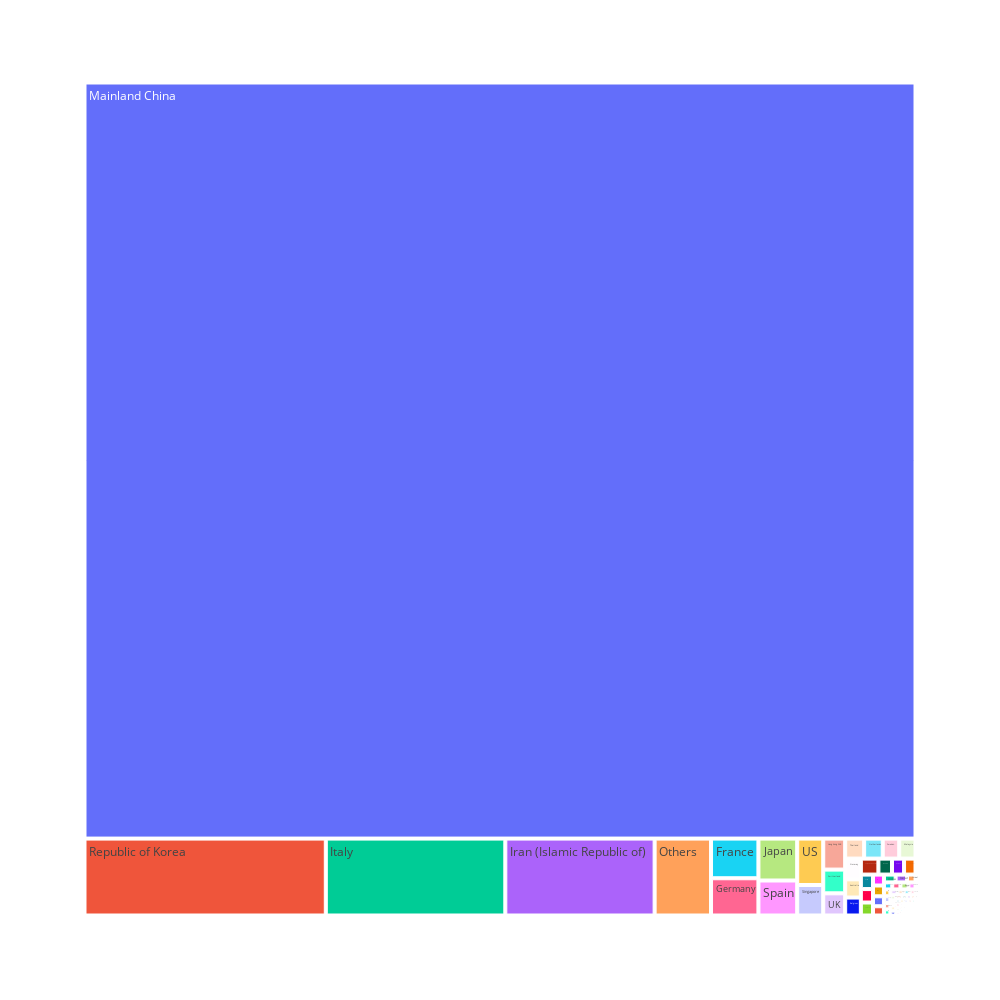

The notebook cell saved with this chart:
### Markdown cell above
**A treemap can be used to show the prevalence of the virus around the world.**

### Code cell
dat["all"] = "All"
fig = px.treemap(dat, path=['Country/Region'], values='Confirmed',
                  color_continuous_scale='RdBu',
                  color_continuous_midpoint=np.average(dat['Confirmed'], weights=dat['Confirmed']))
fig.update_layout(
    autosize=True,
    width=1000,
    height=1000)

fig.show()

### Figure 1 — Plotly figure (JSON) as saved in the notebook; plotly's stock layout.template omitted (floating-point values rounded to 4 significant figures)
{"data": [{"branchvalues": "total", "domain": {"x": [0, 1], "y": [0, 1]}, "hoverlabel": {"namelength": 0}, "hovertemplate": "labels=%{label}<br>Confirmed=%{value}<br>parent=%{parent}<br>id=%{id}", "ids": ["Afghanistan", "Albania", "Algeria", "Andorra", "Argentina", "Armenia", "Australia", "Austria", "Azerbaijan", "Bahrain", "Bangladesh", "Belarus", "Belgium", "Bhutan", "Bosnia and Herzegovina", "Brazil", "Brunei", "Bulgaria", "Burkina Faso", "Cambodia", "Cameroon", "Canada", "Channel Islands", "Chile", "Colombia", "Costa Rica", "Croatia", "Cyprus", "Czech Republic", "Denmark", "Dominican Republic", "Ecuador", "Egypt", "Estonia", "Faroe Islands", "Finland", "France", "French Guiana", "Georgia", "Germany", "Gibraltar", "Greece", "Holy See", "Hong Kong SAR", "Hungary", "Iceland", "India", "Indonesia", "Iran (Islamic Republic of)", "Iraq", "Ireland", "Israel", "Italy", "Japan", "Jordan", "Kuwait", "Latvia", "Lebanon", "Liechtenstein", "Lithuania", "Luxembourg", "Macao SAR", "Mainland China", "Malaysia", "Maldives", "Malta", "Martinique", "Mexico", "Monaco", "Mongolia", "Morocco", "Nepal", "Netherlands", "New Zealand", "Nigeria", "North Macedonia", "Norway", "Oman", "Others", "Pakistan", "Panama", "Paraguay", "Peru", "Philippines", "Poland", "Portugal", "Qatar", "Republic of Korea", "Republic of Moldova", "Romania", "Russian Federation", "Saint Barthelemy", "Saint Martin", "San Marino", "Saudi Arabia", "Senegal", "Serbia", "Singapore", "Slovakia", "Slovenia", "South Africa", "Spain", "Sri Lanka", "Sweden", "Switzerland", "Taipei and environs", "Thailand", "Togo", "Tunisia", "UK", "US", "Ukraine", "United Arab Emirates", "Viet Nam", "occupied Palestinian territory"], "labels": ["Afghanistan", "Albania", "Algeria", "Andorra", "Argentina", "Armenia", "Australia", "Austria", "Azerbaijan", "Bahrain", "Bangladesh", "Belarus", "Belgium", "Bhutan", "Bosnia and Herzegovina", "Brazil", "Brunei", "Bulgaria", "Burkina Faso", "Cambodia", "Cameroon", "Canada", "Channel Islands", "Chile", "Colombia", "Costa Rica", "Croatia", "Cyprus", "Czech Republic", "Denmark", "Dominican Republic", "Ecuador", "Egypt", "Estonia", "Faroe Islands", "Finland", "France", "French Guiana", "Georgia", "Germany", "Gibraltar", "Greece", "Holy See", "Hong Kong SAR", "Hungary", "Iceland", "India", "Indonesia", "Iran (Islamic Republic of)", "Iraq", "Ireland", "Israel", "Italy", "Japan", "Jordan", "Kuwait", "Latvia", "Lebanon", "Liechtenstein", "Lithuania", "Luxembourg", "Macao SAR", "Mainland China", "Malaysia", "Maldives", "Malta", "Martinique", "Mexico", "Monaco", "Mongolia", "Morocco", "Nepal", "Netherlands", "New Zealand", "Nigeria", "North Macedonia", "Norway", "Oman", "Others", "Pakistan", "Panama", "Paraguay", "Peru", "Philippines", "Poland", "Portugal", "Qatar", "Republic of Korea", "Republic of Moldova", "Romania", "Russian Federation", "Saint Barthelemy", "Saint Martin", "San Marino", "Saudi Arabia", "Senegal", "Serbia", "Singapore", "Slovakia", "Slovenia", "South Africa", "Spain", "Sri Lanka", "Sweden", "Switzerland", "Taipei and environs", "Thailand", "Togo", "Tunisia", "UK", "US", "Ukraine", "United Arab Emirates", "Viet Nam", "occupied Palestinian territory"], "name": "", "parents": ["", "", "", "", "", "", "", "", "", "", "", "", "", "", "", "", "", "", "", "", "", "", "", "", "", "", "", "", "", "", "", "", "", "", "", "", "", "", "", "", "", "", "", "", "", "", "", "", "", "", "", "", "", "", "", "", "", "", "", "", "", "", "", "", "", "", "", "", "", "", "", "", "", "", "", "", "", "", "", "", "", "", "", "", "", "", "", "", "", "", "", "", "", "", "", "", "", "", "", "", "", "", "", "", "", "", "", "", "", "", "", "", "", "", ""], "type": "treemap", "values": [26, 12, 131, 9, 54, 10, 1124, 693, 62, 854, 9, 50, 1106, 5, 18, 121, 2, 12, 1, 47, 8, 720, 1, 43, 7, 25, 122, 5, 171, 472, 24, 112, 220, 64, 10, 196, 7404, 20, 71, 6950, 7, 399, 5, 2678, 35, 352, 360, 68, 45206, 466, 127, 262, 54362, 6401, 8, 758, 22, 229, 7, 12, 21, 429, 2473544, 1282, 14, 14, 8, 63, 11, 1, 16, 46, 1464, 35, 14, 28, 1278, 159, 17084, 73, 1, 3, 26, 171, 61, 151, 103, 73069, 5, 100, 155, 17, 4, 226, 64, 31, 9, 3127, 15, 79, 16, 5342, 44, 1301, 2049, 1104, 1495, 5, 13, 1916, 4758, 8, 643, 621, 111]}], "layout": {"autosize": true, "height": 1000, "legend": {"tracegroupgap": 0}, "margin": {"t": 60}, "width": 1000}}
